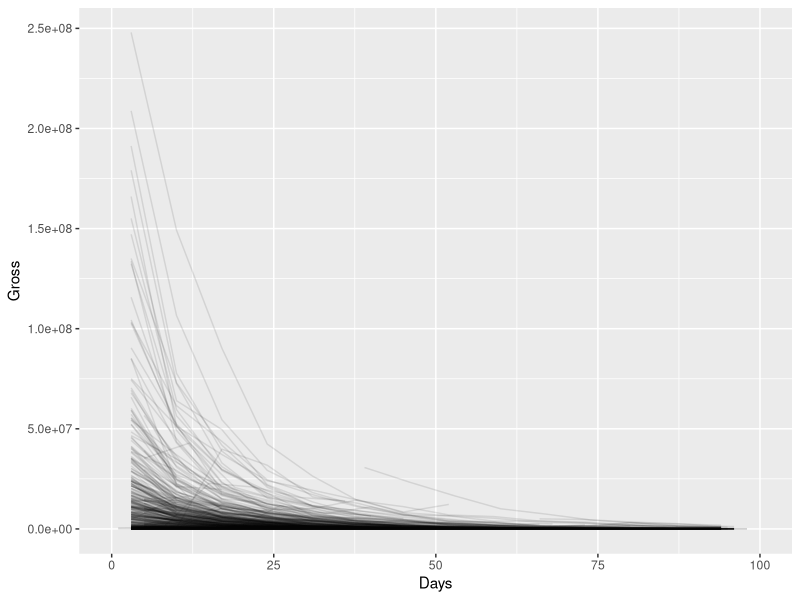

Source code (R):
## ---- chunk 1
knitr::opts_chunk$set(echo = TRUE)
library(tidyverse)
## ---- chunk 2
box <- read.csv("../data/boxoffice.csv")
head(box, 4)
## ---- chunk 3
box <- box %>% mutate(
  Gross = parse_number(Gross),
  Total.Gross = parse_number(Total.Gross),
  Days = parse_number(Days),
  Thtrs. = parse_number(Thtrs.)
) 
## ---- chunk 4
box %>% group_by(Movie) %>% summarize(
  Distributor = length(unique(Distributor))
) %>% arrange(desc(Distributor))
## ---- chunk 5
box <- box %>% mutate(
  Distributor = replace(Distributor, Movie=="Girlhood", "Strand")
)
## ---- chunk 6
box <- box %>% mutate(Release = lubridate::ymd(date)-Days)
## ---- chunk 7
movie <- box %>% group_by(Movie, Release) %>% summarize(
  Distributor = unique(Distributor) 
)
dim(movie)
length(unique(box$Movie))
## ---- chunk 8
movie %>% group_by(Movie) %>% count() %>% arrange(desc(n))
movie %>% filter(Movie =="Hot Water")
## ---- chunk 9
box %>% ggplot(aes(x = Days, y = Gross))  + 
  geom_line(aes(group = Movie), alpha = 0.1) + #scale_y_log10() +
  xlim(c(0, 100))
